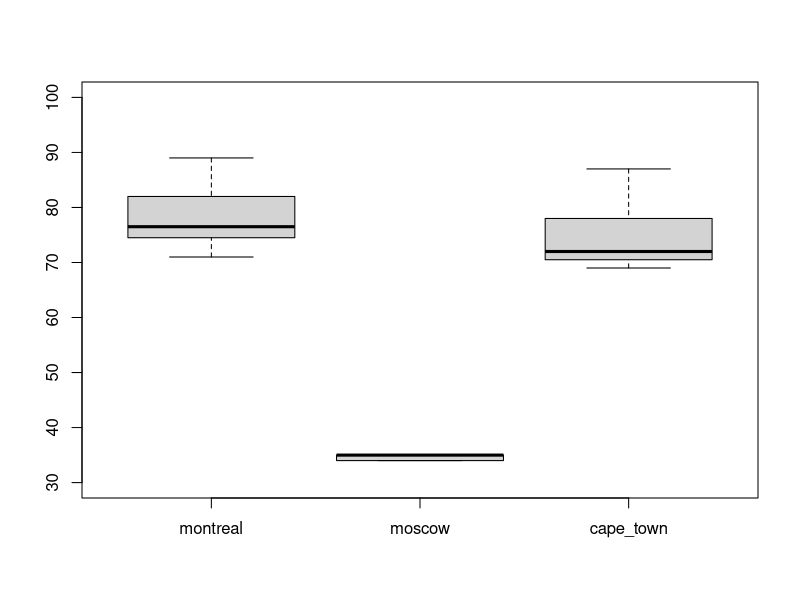

Write R code to recreate this figure.
## ---- chunk 1
test_variable <- 2 + 6
test_variable
## ---- chunk 2
# Create your variable here
temps_f <- c(89,76,73,82,82,77,76,71)

## ---- chunk 3
# Write your function here
f_to_c <- function(temperature_f) {
  return ((temperature_f-32)*(5/9))
}
## ---- chunk 4
# Apply your function to temp_f here
temps_c = lapply(temps_f, f_to_c)
print(temps_c)

## ---- chunk 5
# Write your function here
temp_above_60 <- function(temps){
  count <- 0
  for(temp in temps){
    if (temp > 60){
      count <- count + 1
    }
  }
  return(count > length(temps) / 2)
}

temp_above_60(temps_f)
## ---- chunk 6
# Create your list here
possible_destinations <- list(montreal = temps_f, moscow = c(34, 35, 35, 34, 35, 34, 35), cape_town = c(87, 82, 74, 72, 71, 69, 70))
possible_destinations
## ---- chunk 7
# Apply your function to your list
filter <- lapply(possible_destinations, temp_above_60)
print(filter)
## ---- chunk 8
# Create your boxplot visualization.
library(ggplot2)
boxplot(possible_destinations, ylim=range(30:100))
## ---- chunk 9

